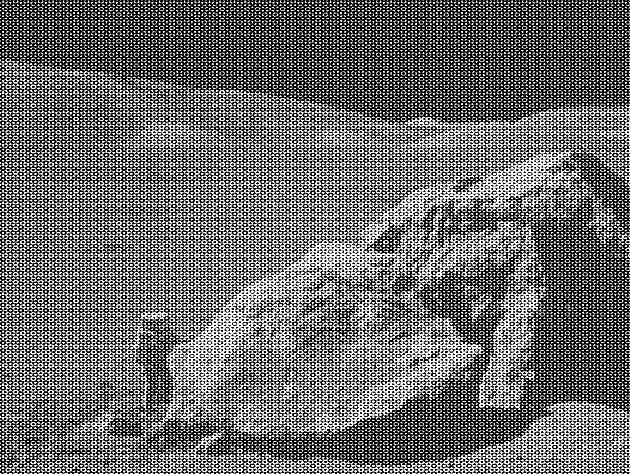
#> input picture moonlanding.png, 630 x 474 px
$ jupyter execute --allow-errors 09ex_Algorithms.ipynb
#> lines starting #> are read from the running program, lines starting #| are printed output that depends on the picture
1\. **Maximum wind speed prediction at the Sprogø station**

The exercise goal is to predict the maximum wind speed occurring every 50 years even if no measure exists for such a period. The available data are only measured over 21 years at the Sprogø meteorological station located in Denmark.

The annual maxima are supposed to fit a normal probability density function. However such function is not going to be estimated because it gives a probability from a wind speed maxima. Finding the maximum wind speed occurring every 50 years requires the opposite approach, the result needs to be found from a defined probability. That is the quantile function role and the exercise goal will be to find it. In the current model, it is supposed that the maximum wind speed occurring every 50 years is defined as the upper 2% quantile.

By definition, the quantile function is the inverse of the cumulative distribution function. The latter describes the probability distribution of an annual maxima. In the exercise, the cumulative probability $p_i$ for a given year i is defined as $p_i = i/(N+1)$ with $N = 21$, the number of measured years. Thus it will be possible to calculate the cumulative probability of every measured wind speed maxima. From those experimental points, the scipy.interpolate module will be very useful for fitting the quantile function. Finally the 50 years maxima is going to be evaluated from the cumulative probability of the 2% quantile.

Practically, load the dataset:

```python
import numpy as np
max_speeds = np.load('max-speeds.npy')
years_nb = max_speeds.shape[0]
```

Compute then the cumulative probability $p_i$ (`cprob`) and sort the maximum speeds from the data. Use then the  UnivariateSpline from scipy.interpolate to define a quantile function and thus estimate the probabilities.

In the current model, the maximum wind speed occurring every 50 years is defined as the upper 2% quantile. As a result, the cumulative probability value will be:

```python
fifty_prob = 1. - 0.02
```

So the storm wind speed occurring every 50 years can be guessed as:

``` python
fifty_wind = quantile_func(fifty_prob)
```

[cell 1]
import numpy as np
from scipy.interpolate import UnivariateSpline
import matplotlib.pyplot as plt

#> (the rest of this cell did not finish here and is left out)

2\. **Curve fitting of temperature in Alaska**

The temperature extremes in Alaska for each month, starting in January, are given by (in degrees Celcius):

max:  17,  19,  21,  28,  33,  38, 37,  37,  31,  23,  19,  18

min: -62, -59, -56, -46, -32, -18, -9, -13, -25, -46, -52, -58

* Plot these temperature extremes.
* Define a function that can describe min and max temperatures.
* Fit this function to the data with scipy.optimize.curve_fit().
* Plot the result. Is the fit reasonable? If not, why?
* Is the time offset for min and max temperatures the same within the fit accuracy?

[cell 2]
from scipy.optimize import curve_fit

ymax = np.array([17, 19, 21, 28, 33, 38, 37, 37, 31, 23, 19, 18])
ymin = np.array([-62, -59, -56, -46, -32, -18, -9, -13, -25, -46, -52, -58])
x = np.linspace(0, len(ymax), len(ymax))

plt.plot(x, ymax, 'ob', label='Max temperature')
plt.plot(x, ymin, 'og', label='Min temperature')


def f(x, A, w, y0, phi):
    return A * np.sin(w*x + phi) + y0

p0_max = [(max(ymax)-min(ymax)) / 2, 2*np.pi / 12, ymax.mean(), 0]
p0_min = [(max(ymin)-min(ymin)) / 2, 2*np.pi / 12, ymin.mean(), 0]


popt_max, _ = curve_fit(f, x, ymax, p0=p0_max)
popt_min, _ = curve_fit(f, x, ymin, p0=p0_min)
plt.plot(x, f(x, *popt_max), 'r-', label='maxT fit')
plt.plot(x, f(x, *popt_min), 'r-', label='minT fit')


plt.show()
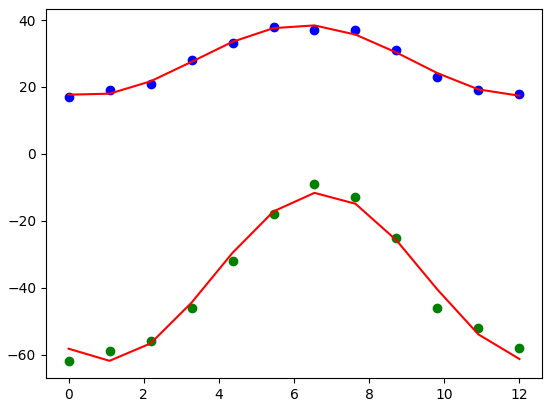
#> figure drawn by matplotlib, 1 panel; curve peaks at x = 5.45, y = 38; curve peaks at x = 6.55, y = -9; curve peaks at x = 6.55, y = 38.39

3\. **2D minimization of a six-hump camelback function**

$$
f(x,y) = \left(4-2.1x^2+\frac{x^4}{3} \right) x^2 +xy + (4y^2 -4)y^2
$$

has multiple global and local minima. Find the global minima of this function.

Hints:

* Variables can be restricted to $-2 < x < 2$ and $-1 < y < 1$.
* Use numpy.meshgrid() and pylab.imshow() to find visually the regions.
* Use scipy.optimize.minimize(), optionally trying out several of its methods.

How many global minima are there, and what is the function value at those points? What happens for an initial guess of $(x, y) = (0, 0)$ ?

[cell 3]
from scipy.optimize import minimize

x, y = np.linspace(-2, 2, 100), np.linspace(-1, 1, 100)
xv, yv = np.meshgrid(x, y)

def func(v):
    x, y = v
    return (x**2 * (4 - 2.1 * x**2 + x**4 / 3) + x*y + y**2 * (4 * y**2 - 4))

f = func([xv,yv])

plt.imshow(f, extent=[-2, 2, -1, 1], cmap='Pastel1', origin='lower', aspect='auto')
plt.colorbar(label='f(x, y)')

start = [(-1,0.5), (1,0.5), (-1,-0.5), (1,-0.5), (0,0)]

result = []
for x0 in start:
    res = minimize(func, x0, method='BFGS')
    result.append((res.x, res.fun))

for i in result:
    x, y = i[0]
    print(f'(x,y)={x:.4f},{y:.4f},', f'f={i[1]:.4f}')

plt.tight_layout()
plt.show()
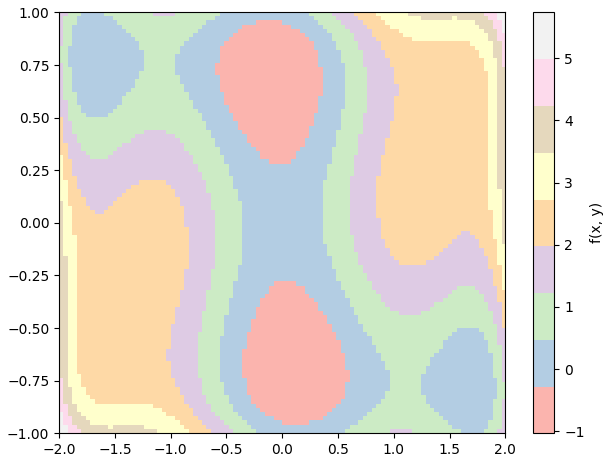
#> figure drawn by matplotlib, 2 panels

4\. **FFT of a simple dataset**

Performe a periodicity analysis on the lynxs-hares population

[cell 4]
from scipy import fftpack
import pandas as pd
path = '/home/nikko/Progetti/LaboratoryOfComputationalPhysics_Y8/populations.txt'
#> (the rest of this cell did not finish here and is left out)

5\. **FFT of an image**

* Examine the provided image `moonlanding.png`, which is heavily contaminated with periodic noise. In this exercise, we aim to clean up the noise using the Fast Fourier Transform.
* Load the image using pylab.imread().
* Find and use the 2-D FFT function in scipy.fftpack, and plot the spectrum (Fourier transform of) the image. Do you have any trouble visualising the spectrum? If so, why?
* The spectrum consists of high and low frequency components. The noise is contained in the high-frequency part of the spectrum, so set some of those components to zero (use array slicing).
* Apply the inverse Fourier transform to see the resulting image.

[cell 5]
from scipy import fftpack
import numpy as np
import matplotlib.pyplot as plt

img = plt.imread('moonlanding.png')
#> img is the input picture: shape (474, 630) float32; min 0, max 1, mean 0.424

if len(img.shape) == 3:
    img = img.mean(axis=2)

plt.figure()
plt.imshow(img)
# Forward FFT
F = fftpack.fft2(img)
F_shifted = fftpack.fftshift(F)

# Plot spectrum (LOG SCALE!)
plt.figure()
plt.imshow(np.log(np.abs(F_shifted) + 1), cmap='gray')
plt.colorbar()

# Low-pass mask (circle of radius r = 60)
rows, cols = img.shape
#> rows = 474; cols = 630
crow, ccol = rows // 2, cols // 2
#> crow = 237; ccol = 315

mask = np.zeros((rows, cols))

y, x = np.ogrid[:rows, :cols]
#> y = 474 values from 0 to 473

mask[(x - ccol)**2 + (y - crow)**2 <= 60**2] = 1

# Apply filter + inverse FFT
F_filtered = F_shifted * mask

F_ishifted = fftpack.ifftshift(F_filtered)

img_clean = np.real(fftpack.ifft2(F_ishifted))
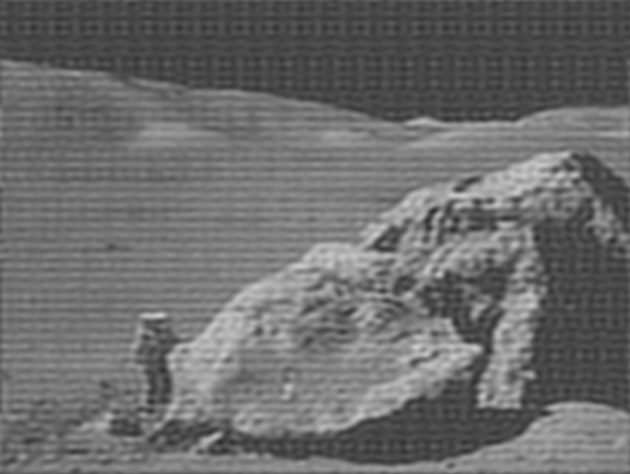
#> img_clean: shape (474, 630) float64; min 0.175, max 0.815, mean 0.424

plt.figure()
plt.imshow(img_clean, cmap='gray')
plt.show()
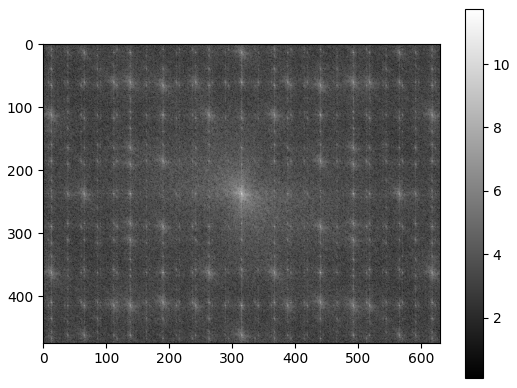
#> figure drawn by matplotlib, 2 panels
